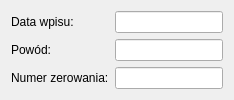
               <widget class="QWidget" name="page_3">
                <layout class="QFormLayout" name="formLayout_62">
                 <item row="0" column="0">
                  <widget class="QLabel" name="label_395">
                   <property name="text">
                    <string>Data wpisu:</string>
                   </property>
                  </widget>
                 </item>
                 <item row="1" column="0">
                  <widget class="QLabel" name="label_392">
                   <property name="text">
                    <string>Powód:</string>
                   </property>
                  </widget>
                 </item>
                 <item row="1" column="1">
                  <widget class="QLineEdit" name="recordRamResetReason">
                   <property name="readOnly">
                    <bool>true</bool>
                   </property>
                  </widget>
                 </item>
                 <item row="2" column="0">
                  <widget class="QLabel" name="label_393">
                   <property name="text">
                    <string>Numer zerowania:</string>
                   </property>
                  </widget>
                 </item>
                 <item row="0" column="1">
                  <widget class="QLineEdit" name="recordRamResetDate">
                   <property name="readOnly">
                    <bool>true</bool>
                   </property>
                  </widget>
                 </item>
                 <item row="2" column="1">
                  <widget class="QLineEdit" name="recordRamResetNr">
                   <property name="readOnly">
                    <bool>true</bool>
                   </property>
                  </widget>
                 </item>
                </layout>
               </widget>
